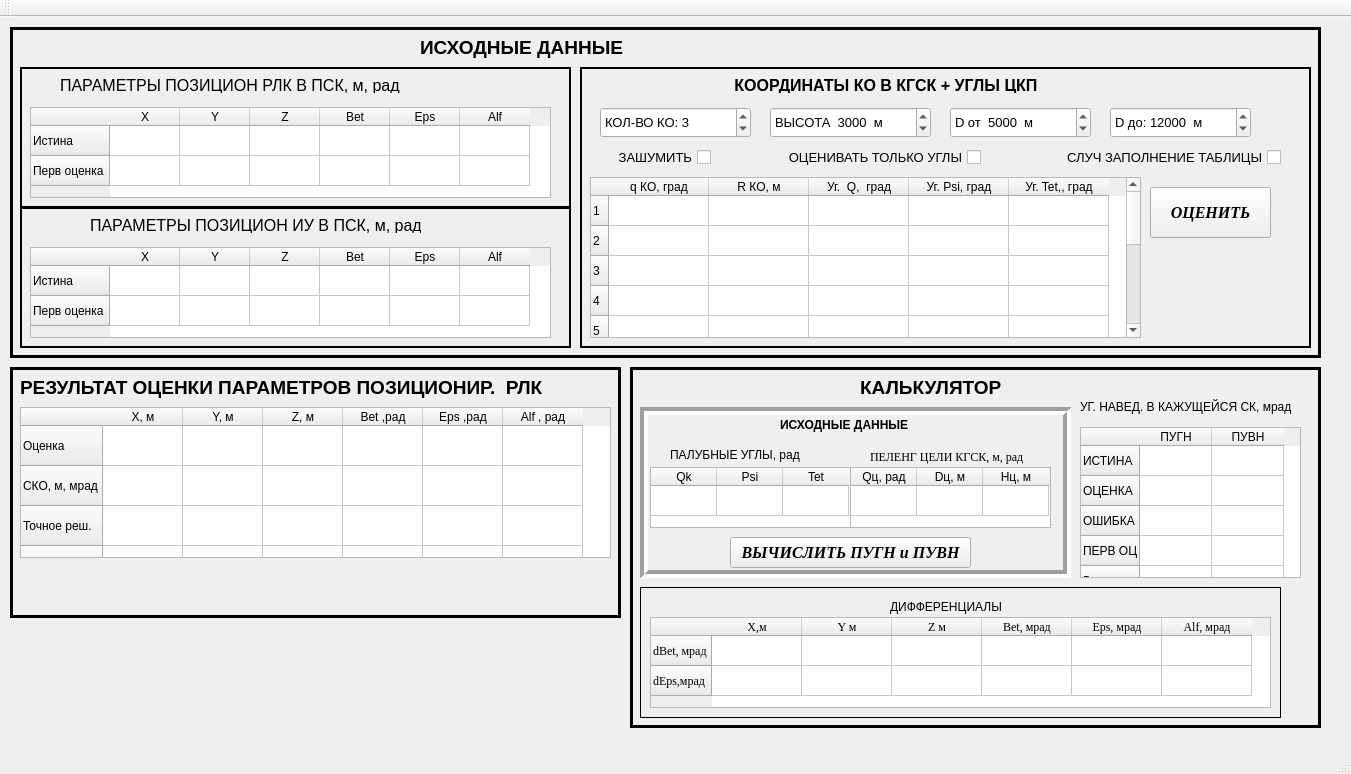
<?xml version="1.0" encoding="UTF-8"?>
<ui version="4.0">
 <class>MainWindow</class>
 <widget class="QMainWindow" name="MainWindow">
  <property name="geometry">
   <rect>
    <x>0</x>
    <y>0</y>
    <width>1351</width>
    <height>774</height>
   </rect>
  </property>
  <property name="windowTitle">
   <string>КООРДИНАТЫ КО НЕ ИЗВЕСТНЫ  СБ. 2020_06_05</string>
  </property>
  <widget class="QWidget" name="centralWidget">
   <widget class="QFrame" name="frame_3">
    <property name="geometry">
     <rect>
      <x>10</x>
      <y>10</y>
      <width>1311</width>
      <height>331</height>
     </rect>
    </property>
    <property name="frameShape">
     <enum>QFrame::Box</enum>
    </property>
    <property name="frameShadow">
     <enum>QFrame::Plain</enum>
    </property>
    <property name="lineWidth">
     <number>3</number>
    </property>
    <widget class="QFrame" name="frame">
     <property name="geometry">
      <rect>
       <x>10</x>
       <y>40</y>
       <width>551</width>
       <height>141</height>
      </rect>
     </property>
     <property name="frameShape">
      <enum>QFrame::Box</enum>
     </property>
     <property name="frameShadow">
      <enum>QFrame::Plain</enum>
     </property>
     <property name="lineWidth">
      <number>2</number>
     </property>
     <widget class="QTableWidget" name="tableWidget">
      <property name="geometry">
       <rect>
        <x>10</x>
        <y>40</y>
        <width>521</width>
        <height>91</height>
       </rect>
      </property>
      <property name="verticalScrollBarPolicy">
       <enum>Qt::ScrollBarAlwaysOff</enum>
      </property>
      <property name="horizontalScrollBarPolicy">
       <enum>Qt::ScrollBarAlwaysOff</enum>
      </property>
      <property name="rowCount">
       <number>2</number>
      </property>
      <property name="columnCount">
       <number>6</number>
      </property>
      <attribute name="horizontalHeaderDefaultSectionSize">
       <number>70</number>
      </attribute>
      <attribute name="horizontalHeaderHighlightSections">
       <bool>false</bool>
      </attribute>
      <attribute name="horizontalHeaderMinimumSectionSize">
       <number>10</number>
      </attribute>
      <attribute name="verticalHeaderDefaultSectionSize">
       <number>30</number>
      </attribute>
      <row>
       <property name="text">
        <string>Истина</string>
       </property>
      </row>
      <row>
       <property name="text">
        <string>Перв оценка</string>
       </property>
      </row>
      <column>
       <property name="text">
        <string>X</string>
       </property>
      </column>
      <column>
       <property name="text">
        <string>Y</string>
       </property>
      </column>
      <column>
       <property name="text">
        <string>Z</string>
       </property>
      </column>
      <column>
       <property name="text">
        <string>Bet</string>
       </property>
      </column>
      <column>
       <property name="text">
        <string>Eps</string>
       </property>
      </column>
      <column>
       <property name="text">
        <string>Alf</string>
       </property>
      </column>
     </widget>
     <widget class="QLabel" name="label_2">
      <property name="geometry">
       <rect>
        <x>40</x>
        <y>10</y>
        <width>341</width>
        <height>16</height>
       </rect>
      </property>
      <property name="font">
       <font>
        <pointsize>12</pointsize>
       </font>
      </property>
      <property name="text">
       <string>ПАРАМЕТРЫ ПОЗИЦИОН РЛК В ПСК, м, рад</string>
      </property>
     </widget>
    </widget>
    <widget class="QFrame" name="frame_2">
     <property name="geometry">
      <rect>
       <x>10</x>
       <y>180</y>
       <width>551</width>
       <height>141</height>
      </rect>
     </property>
     <property name="frameShape">
      <enum>QFrame::Box</enum>
     </property>
     <property name="frameShadow">
      <enum>QFrame::Plain</enum>
     </property>
     <property name="lineWidth">
      <number>2</number>
     </property>
     <widget class="QTableWidget" name="tableWidget_2">
      <property name="geometry">
       <rect>
        <x>10</x>
        <y>40</y>
        <width>521</width>
        <height>91</height>
       </rect>
      </property>
      <property name="verticalScrollBarPolicy">
       <enum>Qt::ScrollBarAlwaysOff</enum>
      </property>
      <property name="horizontalScrollBarPolicy">
       <enum>Qt::ScrollBarAlwaysOff</enum>
      </property>
      <property name="rowCount">
       <number>2</number>
      </property>
      <property name="columnCount">
       <number>6</number>
      </property>
      <attribute name="horizontalHeaderDefaultSectionSize">
       <number>70</number>
      </attribute>
      <attribute name="horizontalHeaderMinimumSectionSize">
       <number>30</number>
      </attribute>
      <attribute name="verticalHeaderDefaultSectionSize">
       <number>30</number>
      </attribute>
      <row>
       <property name="text">
        <string>Истина</string>
       </property>
      </row>
      <row>
       <property name="text">
        <string>Перв оценка</string>
       </property>
      </row>
      <column>
       <property name="text">
        <string>X</string>
       </property>
      </column>
      <column>
       <property name="text">
        <string>Y</string>
       </property>
      </column>
      <column>
       <property name="text">
        <string>Z</string>
       </property>
      </column>
      <column>
       <property name="text">
        <string>Bet</string>
       </property>
      </column>
      <column>
       <property name="text">
        <string>Eps</string>
       </property>
      </column>
      <column>
       <property name="text">
        <string>Alf</string>
       </property>
      </column>
     </widget>
     <widget class="QLabel" name="label_4">
      <property name="geometry">
       <rect>
        <x>70</x>
        <y>10</y>
        <width>331</width>
        <height>16</height>
       </rect>
      </property>
      <property name="font">
       <font>
        <pointsize>12</pointsize>
       </font>
      </property>
      <property name="text">
       <string>ПАРАМЕТРЫ ПОЗИЦИОН ИУ В ПСК, м, рад</string>
      </property>
     </widget>
    </widget>
    <widget class="QLabel" name="label">
     <property name="geometry">
      <rect>
       <x>410</x>
       <y>10</y>
       <width>261</width>
       <height>21</height>
      </rect>
     </property>
     <property name="font">
      <font>
       <pointsize>14</pointsize>
       <weight>75</weight>
       <bold>true</bold>
      </font>
     </property>
     <property name="text">
      <string>ИСХОДНЫЕ ДАННЫЕ</string>
     </property>
    </widget>
    <widget class="QFrame" name="frame_4">
     <property name="geometry">
      <rect>
       <x>570</x>
       <y>40</y>
       <width>731</width>
       <height>281</height>
      </rect>
     </property>
     <property name="autoFillBackground">
      <bool>false</bool>
     </property>
     <property name="styleSheet">
      <string notr="true"/>
     </property>
     <property name="frameShape">
      <enum>QFrame::Box</enum>
     </property>
     <property name="frameShadow">
      <enum>QFrame::Plain</enum>
     </property>
     <property name="lineWidth">
      <number>2</number>
     </property>
     <widget class="QLabel" name="label_3">
      <property name="geometry">
       <rect>
        <x>150</x>
        <y>10</y>
        <width>361</width>
        <height>16</height>
       </rect>
      </property>
      <property name="font">
       <font>
        <pointsize>12</pointsize>
        <weight>75</weight>
        <bold>true</bold>
       </font>
      </property>
      <property name="text">
       <string> КООРДИНАТЫ КО В КГСК + УГЛЫ ЦКП</string>
      </property>
     </widget>
     <widget class="QTableWidget" name="tableWidget_3">
      <property name="geometry">
       <rect>
        <x>10</x>
        <y>110</y>
        <width>551</width>
        <height>161</height>
       </rect>
      </property>
      <property name="verticalScrollBarPolicy">
       <enum>Qt::ScrollBarAsNeeded</enum>
      </property>
      <property name="horizontalScrollBarPolicy">
       <enum>Qt::ScrollBarAlwaysOff</enum>
      </property>
      <property name="rowCount">
       <number>10</number>
      </property>
      <attribute name="horizontalHeaderDefaultSectionSize">
       <number>100</number>
      </attribute>
      <attribute name="horizontalHeaderMinimumSectionSize">
       <number>30</number>
      </attribute>
      <attribute name="verticalHeaderDefaultSectionSize">
       <number>30</number>
      </attribute>
      <row/>
      <row/>
      <row/>
      <row/>
      <row/>
      <row/>
      <row/>
      <row/>
      <row/>
      <row/>
      <column>
       <property name="text">
        <string>q КО, град</string>
       </property>
      </column>
      <column>
       <property name="text">
        <string>R КО, м</string>
       </property>
      </column>
      <column>
       <property name="text">
        <string>Уг.  Q,  град</string>
       </property>
      </column>
      <column>
       <property name="text">
        <string>Уг. Psi, град</string>
       </property>
      </column>
      <column>
       <property name="text">
        <string>Уг. Tet,, град</string>
       </property>
      </column>
     </widget>
     <widget class="QDoubleSpinBox" name="doubleSpinBox">
      <property name="geometry">
       <rect>
        <x>190</x>
        <y>40</y>
        <width>161</width>
        <height>31</height>
       </rect>
      </property>
      <property name="font">
       <font>
        <pointsize>10</pointsize>
       </font>
      </property>
      <property name="prefix">
       <string>ВЫСОТА  </string>
      </property>
      <property name="suffix">
       <string>  м</string>
      </property>
      <property name="decimals">
       <number>0</number>
      </property>
      <property name="maximum">
       <double>10000.000000000000000</double>
      </property>
      <property name="singleStep">
       <double>10.000000000000000</double>
      </property>
      <property name="value">
       <double>3000.000000000000000</double>
      </property>
     </widget>
     <widget class="QCheckBox" name="checkBox_2">
      <property name="geometry">
       <rect>
        <x>10</x>
        <y>80</y>
        <width>121</width>
        <height>20</height>
       </rect>
      </property>
      <property name="font">
       <font>
        <family>MS Shell Dlg 2</family>
        <pointsize>10</pointsize>
       </font>
      </property>
      <property name="layoutDirection">
       <enum>Qt::RightToLeft</enum>
      </property>
      <property name="autoFillBackground">
       <bool>true</bool>
      </property>
      <property name="text">
       <string>ЗАШУМИТЬ</string>
      </property>
     </widget>
     <widget class="QDoubleSpinBox" name="doubleSpinBox_2">
      <property name="geometry">
       <rect>
        <x>20</x>
        <y>40</y>
        <width>151</width>
        <height>31</height>
       </rect>
      </property>
      <property name="font">
       <font>
        <pointsize>10</pointsize>
       </font>
      </property>
      <property name="prefix">
       <string>КОЛ-ВО КО: </string>
      </property>
      <property name="suffix">
       <string/>
      </property>
      <property name="decimals">
       <number>0</number>
      </property>
      <property name="minimum">
       <double>0.000000000000000</double>
      </property>
      <property name="maximum">
       <double>10000.000000000000000</double>
      </property>
      <property name="singleStep">
       <double>1.000000000000000</double>
      </property>
      <property name="value">
       <double>3.000000000000000</double>
      </property>
     </widget>
     <widget class="QCheckBox" name="checkBox_3">
      <property name="geometry">
       <rect>
        <x>150</x>
        <y>80</y>
        <width>251</width>
        <height>20</height>
       </rect>
      </property>
      <property name="font">
       <font>
        <family>MS Shell Dlg 2</family>
        <pointsize>10</pointsize>
       </font>
      </property>
      <property name="layoutDirection">
       <enum>Qt::RightToLeft</enum>
      </property>
      <property name="autoFillBackground">
       <bool>true</bool>
      </property>
      <property name="text">
       <string>ОЦЕНИВАТЬ ТОЛЬКО УГЛЫ</string>
      </property>
      <property name="checked">
       <bool>false</bool>
      </property>
     </widget>
     <widget class="QCheckBox" name="checkBox_4">
      <property name="geometry">
       <rect>
        <x>430</x>
        <y>80</y>
        <width>271</width>
        <height>20</height>
       </rect>
      </property>
      <property name="font">
       <font>
        <family>MS Shell Dlg 2</family>
        <pointsize>10</pointsize>
       </font>
      </property>
      <property name="layoutDirection">
       <enum>Qt::RightToLeft</enum>
      </property>
      <property name="autoFillBackground">
       <bool>true</bool>
      </property>
      <property name="text">
       <string>СЛУЧ ЗАПОЛНЕНИЕ ТАБЛИЦЫ</string>
      </property>
     </widget>
     <widget class="QDoubleSpinBox" name="doubleSpinBox_3">
      <property name="geometry">
       <rect>
        <x>370</x>
        <y>40</y>
        <width>141</width>
        <height>31</height>
       </rect>
      </property>
      <property name="font">
       <font>
        <pointsize>10</pointsize>
       </font>
      </property>
      <property name="prefix">
       <string>D от  </string>
      </property>
      <property name="suffix">
       <string>  м</string>
      </property>
      <property name="decimals">
       <number>0</number>
      </property>
      <property name="maximum">
       <double>100000000.000000000000000</double>
      </property>
      <property name="singleStep">
       <double>100.000000000000000</double>
      </property>
      <property name="value">
       <double>5000.000000000000000</double>
      </property>
     </widget>
     <widget class="QDoubleSpinBox" name="doubleSpinBox_4">
      <property name="geometry">
       <rect>
        <x>530</x>
        <y>40</y>
        <width>141</width>
        <height>31</height>
       </rect>
      </property>
      <property name="font">
       <font>
        <pointsize>10</pointsize>
       </font>
      </property>
      <property name="prefix">
       <string>D до: </string>
      </property>
      <property name="suffix">
       <string>  м</string>
      </property>
      <property name="decimals">
       <number>0</number>
      </property>
      <property name="maximum">
       <double>1000000000.000000000000000</double>
      </property>
      <property name="singleStep">
       <double>100.000000000000000</double>
      </property>
      <property name="value">
       <double>12000.000000000000000</double>
      </property>
     </widget>
     <widget class="QPushButton" name="pushButton">
      <property name="geometry">
       <rect>
        <x>570</x>
        <y>120</y>
        <width>121</width>
        <height>51</height>
       </rect>
      </property>
      <property name="font">
       <font>
        <family>Times New Roman</family>
        <pointsize>12</pointsize>
        <weight>75</weight>
        <italic>true</italic>
        <bold>true</bold>
       </font>
      </property>
      <property name="text">
       <string>ОЦЕНИТЬ</string>
      </property>
     </widget>
    </widget>
   </widget>
   <widget class="QFrame" name="frame_5">
    <property name="geometry">
     <rect>
      <x>10</x>
      <y>350</y>
      <width>611</width>
      <height>251</height>
     </rect>
    </property>
    <property name="frameShape">
     <enum>QFrame::Box</enum>
    </property>
    <property name="frameShadow">
     <enum>QFrame::Plain</enum>
    </property>
    <property name="lineWidth">
     <number>3</number>
    </property>
    <widget class="QLabel" name="label_5">
     <property name="geometry">
      <rect>
       <x>10</x>
       <y>10</y>
       <width>581</width>
       <height>21</height>
      </rect>
     </property>
     <property name="font">
      <font>
       <pointsize>14</pointsize>
       <weight>75</weight>
       <bold>true</bold>
      </font>
     </property>
     <property name="text">
      <string>РЕЗУЛЬТАТ ОЦЕНКИ ПАРАМЕТРОВ ПОЗИЦИОНИР.  РЛК</string>
     </property>
    </widget>
    <widget class="QTableWidget" name="tableWidget_4">
     <property name="geometry">
      <rect>
       <x>10</x>
       <y>40</y>
       <width>591</width>
       <height>151</height>
      </rect>
     </property>
     <property name="verticalScrollBarPolicy">
      <enum>Qt::ScrollBarAlwaysOff</enum>
     </property>
     <property name="horizontalScrollBarPolicy">
      <enum>Qt::ScrollBarAlwaysOff</enum>
     </property>
     <property name="rowCount">
      <number>4</number>
     </property>
     <property name="columnCount">
      <number>6</number>
     </property>
     <attribute name="horizontalHeaderDefaultSectionSize">
      <number>80</number>
     </attribute>
     <attribute name="horizontalHeaderMinimumSectionSize">
      <number>80</number>
     </attribute>
     <attribute name="verticalHeaderDefaultSectionSize">
      <number>40</number>
     </attribute>
     <row>
      <property name="text">
       <string>Оценка</string>
      </property>
     </row>
     <row>
      <property name="text">
       <string>СКО, м, мрад</string>
      </property>
     </row>
     <row>
      <property name="text">
       <string>Точное реш.</string>
      </property>
     </row>
     <row/>
     <column>
      <property name="text">
       <string>X, м</string>
      </property>
     </column>
     <column>
      <property name="text">
       <string>Y, м</string>
      </property>
     </column>
     <column>
      <property name="text">
       <string>Z, м</string>
      </property>
     </column>
     <column>
      <property name="text">
       <string>Bet ,рад</string>
      </property>
     </column>
     <column>
      <property name="text">
       <string>Eps ,рад</string>
      </property>
     </column>
     <column>
      <property name="text">
       <string>Alf , рад</string>
      </property>
     </column>
    </widget>
   </widget>
   <widget class="QFrame" name="frame_7">
    <property name="enabled">
     <bool>true</bool>
    </property>
    <property name="geometry">
     <rect>
      <x>630</x>
      <y>350</y>
      <width>691</width>
      <height>361</height>
     </rect>
    </property>
    <property name="frameShape">
     <enum>QFrame::Box</enum>
    </property>
    <property name="frameShadow">
     <enum>QFrame::Plain</enum>
    </property>
    <property name="lineWidth">
     <number>3</number>
    </property>
    <widget class="QLabel" name="label_7">
     <property name="geometry">
      <rect>
       <x>230</x>
       <y>10</y>
       <width>191</width>
       <height>21</height>
      </rect>
     </property>
     <property name="font">
      <font>
       <pointsize>14</pointsize>
       <weight>75</weight>
       <bold>true</bold>
      </font>
     </property>
     <property name="text">
      <string>КАЛЬКУЛЯТОР</string>
     </property>
    </widget>
    <widget class="QFrame" name="frame_11">
     <property name="geometry">
      <rect>
       <x>10</x>
       <y>220</y>
       <width>641</width>
       <height>131</height>
      </rect>
     </property>
     <property name="frameShape">
      <enum>QFrame::Box</enum>
     </property>
     <property name="frameShadow">
      <enum>QFrame::Plain</enum>
     </property>
     <widget class="QLabel" name="label_11">
      <property name="geometry">
       <rect>
        <x>250</x>
        <y>10</y>
        <width>151</width>
        <height>20</height>
       </rect>
      </property>
      <property name="font">
       <font>
        <pointsize>9</pointsize>
       </font>
      </property>
      <property name="text">
       <string>ДИФФЕРЕНЦИАЛЫ</string>
      </property>
     </widget>
     <widget class="QTableWidget" name="tableWidget_8">
      <property name="geometry">
       <rect>
        <x>10</x>
        <y>30</y>
        <width>621</width>
        <height>91</height>
       </rect>
      </property>
      <property name="font">
       <font>
        <family>Times New Roman</family>
        <pointsize>9</pointsize>
        <weight>50</weight>
        <bold>false</bold>
       </font>
      </property>
      <property name="verticalScrollBarPolicy">
       <enum>Qt::ScrollBarAlwaysOff</enum>
      </property>
      <property name="horizontalScrollBarPolicy">
       <enum>Qt::ScrollBarAlwaysOff</enum>
      </property>
      <property name="rowCount">
       <number>2</number>
      </property>
      <property name="columnCount">
       <number>6</number>
      </property>
      <attribute name="horizontalHeaderDefaultSectionSize">
       <number>90</number>
      </attribute>
      <attribute name="horizontalHeaderMinimumSectionSize">
       <number>50</number>
      </attribute>
      <attribute name="verticalHeaderVisible">
       <bool>true</bool>
      </attribute>
      <attribute name="verticalHeaderDefaultSectionSize">
       <number>30</number>
      </attribute>
      <row>
       <property name="text">
        <string>dBet, мрад</string>
       </property>
      </row>
      <row>
       <property name="text">
        <string>dEps,мрад</string>
       </property>
      </row>
      <column>
       <property name="text">
        <string>X,м</string>
       </property>
      </column>
      <column>
       <property name="text">
        <string>Y м</string>
       </property>
      </column>
      <column>
       <property name="text">
        <string>Z м</string>
       </property>
      </column>
      <column>
       <property name="text">
        <string>Bet, мрад</string>
       </property>
      </column>
      <column>
       <property name="text">
        <string>Eps, мрад</string>
       </property>
      </column>
      <column>
       <property name="text">
        <string>Alf, мрад</string>
       </property>
      </column>
     </widget>
    </widget>
    <widget class="QLabel" name="label_10">
     <property name="geometry">
      <rect>
       <x>450</x>
       <y>30</y>
       <width>231</width>
       <height>20</height>
      </rect>
     </property>
     <property name="font">
      <font>
       <pointsize>9</pointsize>
      </font>
     </property>
     <property name="text">
      <string>УГ. НАВЕД. В КАЖУЩЕЙСЯ СК, мрад</string>
     </property>
    </widget>
    <widget class="QTableWidget" name="tableWidget_7">
     <property name="geometry">
      <rect>
       <x>450</x>
       <y>60</y>
       <width>221</width>
       <height>151</height>
      </rect>
     </property>
     <property name="verticalScrollBarPolicy">
      <enum>Qt::ScrollBarAlwaysOff</enum>
     </property>
     <property name="horizontalScrollBarPolicy">
      <enum>Qt::ScrollBarAlwaysOff</enum>
     </property>
     <property name="rowCount">
      <number>5</number>
     </property>
     <property name="columnCount">
      <number>2</number>
     </property>
     <attribute name="horizontalHeaderDefaultSectionSize">
      <number>72</number>
     </attribute>
     <attribute name="horizontalHeaderMinimumSectionSize">
      <number>35</number>
     </attribute>
     <attribute name="verticalHeaderVisible">
      <bool>true</bool>
     </attribute>
     <attribute name="verticalHeaderDefaultSectionSize">
      <number>30</number>
     </attribute>
     <row>
      <property name="text">
       <string>ИСТИНА</string>
      </property>
     </row>
     <row>
      <property name="text">
       <string>ОЦЕНКА</string>
      </property>
     </row>
     <row>
      <property name="text">
       <string>ОШИБКА</string>
      </property>
     </row>
     <row>
      <property name="text">
       <string>ПЕРВ ОЦ</string>
      </property>
     </row>
     <row/>
     <column>
      <property name="text">
       <string>ПУГН</string>
      </property>
     </column>
     <column>
      <property name="text">
       <string>ПУВН</string>
      </property>
     </column>
    </widget>
    <widget class="QFrame" name="frame_6">
     <property name="geometry">
      <rect>
       <x>10</x>
       <y>40</y>
       <width>431</width>
       <height>171</height>
      </rect>
     </property>
     <property name="frameShape">
      <enum>QFrame::Box</enum>
     </property>
     <property name="frameShadow">
      <enum>QFrame::Sunken</enum>
     </property>
     <property name="lineWidth">
      <number>4</number>
     </property>
     <widget class="QTableWidget" name="tableWidget_9">
      <property name="geometry">
       <rect>
        <x>210</x>
        <y>60</y>
        <width>201</width>
        <height>61</height>
       </rect>
      </property>
      <property name="verticalScrollBarPolicy">
       <enum>Qt::ScrollBarAlwaysOff</enum>
      </property>
      <property name="horizontalScrollBarPolicy">
       <enum>Qt::ScrollBarAlwaysOff</enum>
      </property>
      <property name="rowCount">
       <number>1</number>
      </property>
      <property name="columnCount">
       <number>3</number>
      </property>
      <attribute name="horizontalHeaderVisible">
       <bool>true</bool>
      </attribute>
      <attribute name="horizontalHeaderDefaultSectionSize">
       <number>66</number>
      </attribute>
      <attribute name="verticalHeaderVisible">
       <bool>false</bool>
      </attribute>
      <row/>
      <column>
       <property name="text">
        <string>Qц, рад</string>
       </property>
      </column>
      <column>
       <property name="text">
        <string>Dц, м</string>
       </property>
      </column>
      <column>
       <property name="text">
        <string>Hц, м</string>
       </property>
      </column>
     </widget>
     <widget class="QTableWidget" name="tableWidget_5">
      <property name="geometry">
       <rect>
        <x>10</x>
        <y>60</y>
        <width>201</width>
        <height>61</height>
       </rect>
      </property>
      <property name="font">
       <font>
        <pointsize>9</pointsize>
       </font>
      </property>
      <property name="verticalScrollBarPolicy">
       <enum>Qt::ScrollBarAlwaysOff</enum>
      </property>
      <property name="horizontalScrollBarPolicy">
       <enum>Qt::ScrollBarAlwaysOff</enum>
      </property>
      <property name="rowCount">
       <number>1</number>
      </property>
      <property name="columnCount">
       <number>3</number>
      </property>
      <attribute name="horizontalHeaderDefaultSectionSize">
       <number>66</number>
      </attribute>
      <attribute name="verticalHeaderVisible">
       <bool>false</bool>
      </attribute>
      <row/>
      <column>
       <property name="text">
        <string>Qk</string>
       </property>
      </column>
      <column>
       <property name="text">
        <string>Psi</string>
       </property>
      </column>
      <column>
       <property name="text">
        <string>Tet</string>
       </property>
      </column>
     </widget>
     <widget class="QPushButton" name="pushButton_3">
      <property name="geometry">
       <rect>
        <x>90</x>
        <y>130</y>
        <width>241</width>
        <height>31</height>
       </rect>
      </property>
      <property name="font">
       <font>
        <family>Times New Roman</family>
        <pointsize>12</pointsize>
        <weight>75</weight>
        <italic>true</italic>
        <bold>true</bold>
       </font>
      </property>
      <property name="layoutDirection">
       <enum>Qt::LeftToRight</enum>
      </property>
      <property name="autoFillBackground">
       <bool>true</bool>
      </property>
      <property name="text">
       <string>ВЫЧИСЛИТЬ ПУГН и ПУВН</string>
      </property>
     </widget>
     <widget class="QLabel" name="label_8">
      <property name="geometry">
       <rect>
        <x>30</x>
        <y>40</y>
        <width>131</width>
        <height>16</height>
       </rect>
      </property>
      <property name="font">
       <font>
        <pointsize>9</pointsize>
       </font>
      </property>
      <property name="text">
       <string>ПАЛУБНЫЕ УГЛЫ, рад</string>
      </property>
     </widget>
     <widget class="QLabel" name="label_9">
      <property name="geometry">
       <rect>
        <x>230</x>
        <y>40</y>
        <width>161</width>
        <height>20</height>
       </rect>
      </property>
      <property name="font">
       <font>
        <family>Times New Roman</family>
        <pointsize>9</pointsize>
        <weight>50</weight>
        <bold>false</bold>
       </font>
      </property>
      <property name="text">
       <string>ПЕЛЕНГ ЦЕЛИ КГСК, м, рад</string>
      </property>
     </widget>
     <widget class="QLabel" name="label_12">
      <property name="geometry">
       <rect>
        <x>140</x>
        <y>10</y>
        <width>181</width>
        <height>16</height>
       </rect>
      </property>
      <property name="font">
       <font>
        <pointsize>9</pointsize>
        <weight>75</weight>
        <bold>true</bold>
       </font>
      </property>
      <property name="text">
       <string>ИСХОДНЫЕ ДАННЫЕ</string>
      </property>
     </widget>
    </widget>
   </widget>
  </widget>
  <widget class="QMenuBar" name="menuBar">
   <property name="geometry">
    <rect>
     <x>0</x>
     <y>0</y>
     <width>1351</width>
     <height>21</height>
    </rect>
   </property>
  </widget>
  <widget class="QToolBar" name="mainToolBar">
   <attribute name="toolBarArea">
    <enum>TopToolBarArea</enum>
   </attribute>
   <attribute name="toolBarBreak">
    <bool>false</bool>
   </attribute>
  </widget>
  <widget class="QStatusBar" name="statusBar"/>
 </widget>
 <layoutdefault spacing="6" margin="11"/>
 <resources/>
 <connections/>
</ui>
